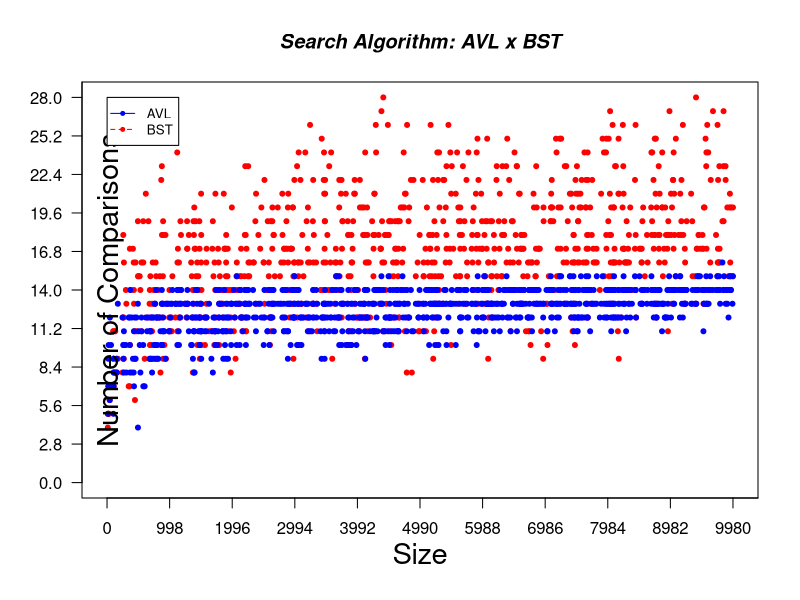

Write the R code that produced this figure.
comp208_data <- read.table("list_data_comp.txt", header=T, sep="\t") 

# Compute the largest y value used in the data (or we could
# just use range again)
max_y <- max(comp208_data$comparacoesABB, comp208_data$comparacoesAVL)
max_x <- max(comp208_data$tamanhoAVL, comp208_data$tamanhoABB)

# Define colors to be used for AVL and BST
plot_colors <- c("blue","red")

# Start PNG device driver to save output to figure.png
png("figura.png", height=720, width=1280, 
    bg="gray")

#Plot list function
plot(comp208_data$tamanhoABB, comp208_data$comparacoesABB, type="p", pch=20, col=plot_colors[2], 
     ylim=c(0,max_y), xlim=c(0,max_x), axes=FALSE, ann=FALSE)
#print(max_x)


# Change interval scale of the axis
axis(1, las=1, at=((max_x %% 1000000)/10)*0:max_x)

axis(2, las=1, at=((max_y %% 1000000)/10)*0:max_y)


box()

# Graph BST with red dashed line and square points
lines(comp208_data$tamanhoAVL, comp208_data$comparacoesAVL, type="p", pch=20, lty=2, 
      col=plot_colors[1])


# Create a title with a red, bold/italic font
title(main="Search Algorithm: AVL x BST", col.main="black", font.main=4)

# Label the x and y axes with dark green text
title(xlab= "Size", col.lab=rgb(0, 0, 0), cex.lab=1.75, line=2.5)
title(ylab= "Number of Comparisons", col.lab=rgb(0, 0, 0), cex.lab=1.75, line=-2)


namesStruct <- c("AVL", "BST")

legend(1, max_y, namesStruct, cex=0.8, col=plot_colors, 
       pch=20:20, lty=1:2);

# Turn off device driver (to flush output to png)
dev.off()

